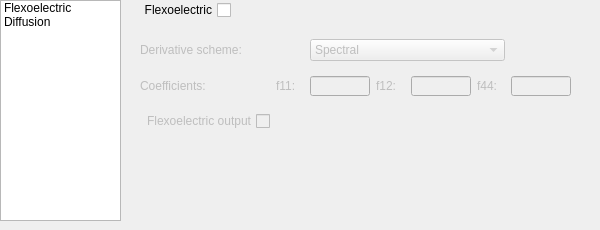
   <widget class="QWidget" name="tab_7">
    <attribute name="title">
     <string>More</string>
    </attribute>
    <widget class="QStackedWidget" name="moreStack">
     <property name="geometry">
      <rect>
       <x>120</x>
       <y>0</y>
       <width>471</width>
       <height>221</height>
      </rect>
     </property>
     <property name="currentIndex">
      <number>0</number>
     </property>
     <widget class="QWidget" name="flexo">
      <widget class="QCheckBox" name="flexo_CB">
       <property name="geometry">
        <rect>
         <x>10</x>
         <y>0</y>
         <width>101</width>
         <height>20</height>
        </rect>
       </property>
       <property name="layoutDirection">
        <enum>Qt::RightToLeft</enum>
       </property>
       <property name="text">
        <string>Flexoelectric</string>
       </property>
      </widget>
      <widget class="QWidget" name="flexo_Widget" native="true">
       <property name="enabled">
        <bool>false</bool>
       </property>
       <property name="geometry">
        <rect>
         <x>20</x>
         <y>30</y>
         <width>431</width>
         <height>111</height>
        </rect>
       </property>
       <layout class="QGridLayout" name="gridLayout_6">
        <item row="1" column="1">
         <widget class="QLabel" name="label_71">
          <property name="text">
           <string>f11:</string>
          </property>
         </widget>
        </item>
        <item row="0" column="0" colspan="2">
         <widget class="QLabel" name="label_70">
          <property name="text">
           <string>Derivative scheme:</string>
          </property>
         </widget>
        </item>
        <item row="1" column="4">
         <widget class="QLineEdit" name="f12_LE">
          <property name="minimumSize">
           <size>
            <width>60</width>
            <height>20</height>
           </size>
          </property>
          <property name="maximumSize">
           <size>
            <width>60</width>
            <height>20</height>
           </size>
          </property>
         </widget>
        </item>
        <item row="1" column="2">
         <widget class="QLineEdit" name="f11_LE">
          <property name="minimumSize">
           <size>
            <width>60</width>
            <height>20</height>
           </size>
          </property>
          <property name="maximumSize">
           <size>
            <width>60</width>
            <height>20</height>
           </size>
          </property>
         </widget>
        </item>
        <item row="1" column="6">
         <widget class="QLineEdit" name="f44_LE">
          <property name="minimumSize">
           <size>
            <width>60</width>
            <height>20</height>
           </size>
          </property>
          <property name="maximumSize">
           <size>
            <width>60</width>
            <height>20</height>
           </size>
          </property>
         </widget>
        </item>
        <item row="1" column="0">
         <widget class="QLabel" name="label_69">
          <property name="text">
           <string>Coefficients:</string>
          </property>
         </widget>
        </item>
        <item row="0" column="2" colspan="4">
         <widget class="QComboBox" name="derivative_Combo">
          <item>
           <property name="text">
            <string>Spectral</string>
           </property>
          </item>
          <item>
           <property name="text">
            <string>Finite difference</string>
           </property>
          </item>
         </widget>
        </item>
        <item row="1" column="5">
         <widget class="QLabel" name="label_73">
          <property name="text">
           <string>f44:</string>
          </property>
         </widget>
        </item>
        <item row="1" column="3">
         <widget class="QLabel" name="label_72">
          <property name="text">
           <string>f12:</string>
          </property>
         </widget>
        </item>
        <item row="2" column="0">
         <widget class="QCheckBox" name="outputFlexo_CB">
          <property name="layoutDirection">
           <enum>Qt::RightToLeft</enum>
          </property>
          <property name="text">
           <string>Flexoelectric output</string>
          </property>
         </widget>
        </item>
       </layout>
      </widget>
     </widget>
     <widget class="QWidget" name="page_2">
      <widget class="QCheckBox" name="checkBox_8">
       <property name="geometry">
        <rect>
         <x>0</x>
         <y>0</y>
         <width>86</width>
         <height>20</height>
        </rect>
       </property>
       <property name="layoutDirection">
        <enum>Qt::RightToLeft</enum>
       </property>
       <property name="text">
        <string>Diffusion</string>
       </property>
      </widget>
     </widget>
    </widget>
    <widget class="QListWidget" name="moreList">
     <property name="geometry">
      <rect>
       <x>0</x>
       <y>0</y>
       <width>121</width>
       <height>221</height>
      </rect>
     </property>
     <item>
      <property name="text">
       <string>Flexoelectric</string>
      </property>
     </item>
     <item>
      <property name="text">
       <string>Diffusion</string>
      </property>
     </item>
    </widget>
   </widget>
